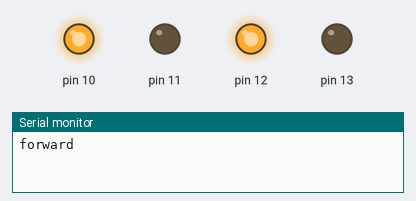
The sketch below on a simulated Arduino Uno, built with avr-gcc and run on an emulated ATmega328P. Shown: output pins drawn as LEDs (lit = HIGH), the last lines printed to the serial monitor.

Above: at 1.0 s.
At 3.0 s:
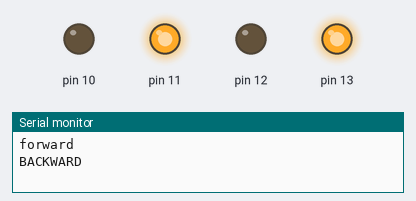
At 5.0 s:
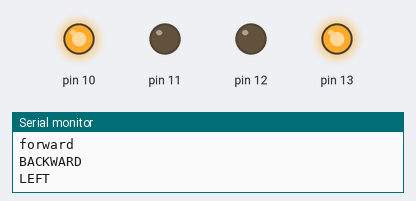
At 7.0 s:
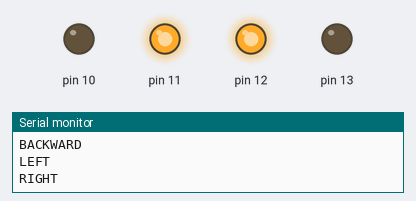
At 9.0 s:
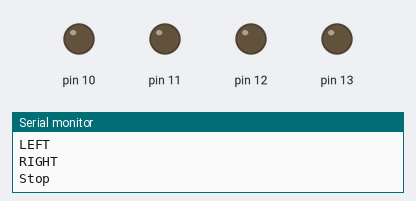
Timing chart, 0 to 13.0 s (numbered marks = the images above):
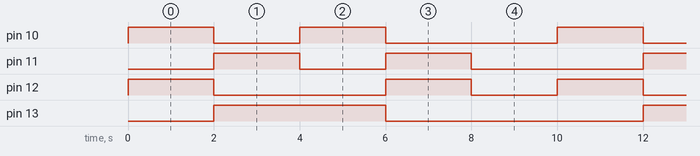

Measured:
- by itself, pin 10, pin 11: repeats every 10.0 s: LOW 2.0 s, HIGH 2.0 s, LOW 4.0 s, HIGH 2.0 s
- by itself, pin 12: repeats every 10.0 s: LOW 4.0 s, HIGH 2.0 s, LOW 2.0 s, HIGH 2.0 s
- by itself, pin 13: alternates HIGH for 4.0 s and LOW for 6.0 s

The sketch:

move_Robot.ino
```cpp
void setup() {
  // put your setup code here, to run once:
  Serial.begin(9600);

  pinMode(10, OUTPUT);
  pinMode(11, OUTPUT);
  pinMode(12, OUTPUT);
  pinMode(13, OUTPUT);
}

void loop() {
  int del = 2000;
  // put your main code here, to run repeatedly:
  moveRobot("FORWARD");
  delay(del);
  moveRobot("BACKWARD");
  delay(del);
  moveRobot("LEFT");
  delay(del);
  moveRobot("RIGHT");
  delay(del);
  moveRobot("STOP");
  delay(del);
}

void moveRobot(String motion){
  if (motion == "FORWARD"){
    digitalWrite(10, HIGH);
    digitalWrite(11, LOW);
    digitalWrite(12, HIGH);
    digitalWrite(13, LOW);
    Serial.println("forward");
  } else if (motion == "STOP") {
     digitalWrite(10, LOW);
     digitalWrite(11, LOW);
     digitalWrite(12, LOW);
     digitalWrite(13, LOW);
     Serial.println("Stop");
  } else if (motion == "RIGHT") {
    digitalWrite(10, LOW);
     digitalWrite(11, HIGH);
     digitalWrite(12, HIGH);
     digitalWrite(13, LOW);
     Serial.println("RIGHT");
  } else if (motion == "LEFT") {
    digitalWrite(10, HIGH);
     digitalWrite(11, LOW);
     digitalWrite(12, LOW);
     digitalWrite(13, HIGH);
     Serial.println("LEFT");
  } else if (motion == "BACKWARD"){
    digitalWrite(10, LOW);
     digitalWrite(11, HIGH);
     digitalWrite(12, LOW);
     digitalWrite(13, HIGH);
     Serial.println("BACKWARD");
}
}
```
